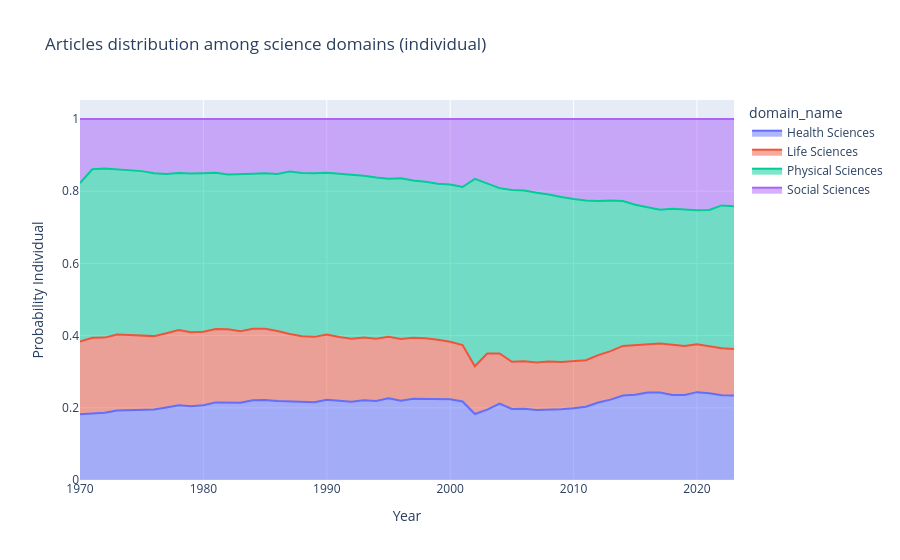

Notebook cell for this chart:
### Code cell
fig = px.area(
    (
        df_global_topics
        .groupby(["domain_name", "year"], as_index=False)
        .probability_individual
        .sum()
    ),
    x="year",
    y="probability_individual",
    color="domain_name",
    labels={"probability_individual": "Probability Individual", "year": "Year"},
    title="Articles distribution among science domains (individual)"
)
fig.show()
# fig.write_image("../images/articles_by_domains_dynamics.png",
#                 width=1200, height=600, scale=2)

### Figure 1 — Plotly figure (JSON) as saved in the notebook; plotly's stock layout.template omitted (floating-point values rounded to 4 significant figures)
{"data": [{"fillpattern": {"shape": ""}, "hovertemplate": "domain_name=Health Sciences<br>Year=%{x}<br>Probability Individual=%{y}<extra></extra>", "legendgroup": "Health Sciences", "line": {"color": "#636efa"}, "marker": {"symbol": "circle"}, "mode": "lines", "name": "Health Sciences", "orientation": "v", "showlegend": true, "stackgroup": "1", "x": [1970, 1971, 1972, 1973, 1974, 1975, 1976, 1977, 1978, 1979, 1980, 1981, 1982, 1983, 1984, 1985, 1986, 1987, 1988, 1989, 1990, 1991, 1992, 1993, 1994, 1995, 1996, 1997, 1998, 1999, 2000, 2001, 2002, 2003, 2004, 2005, 2006, 2007, 2008, 2009, 2010, 2011, 2012, 2013, 2014, 2015, 2016, 2017, 2018, 2019, 2020, 2021, 2022, 2023], "xaxis": "x", "y": [0.182, 0.1848, 0.1861, 0.1927, 0.1929, 0.1929, 0.195, 0.2006, 0.2067, 0.2044, 0.2069, 0.215, 0.2142, 0.2139, 0.2212, 0.2217, 0.2187, 0.2177, 0.2147, 0.2154, 0.2221, 0.2194, 0.2167, 0.2206, 0.2189, 0.2265, 0.2194, 0.2253, 0.2246, 0.2253, 0.2239, 0.2176, 0.1829, 0.1949, 0.2114, 0.1969, 0.1973, 0.1941, 0.1941, 0.196, 0.1987, 0.2028, 0.2145, 0.2227, 0.234, 0.2362, 0.2422, 0.2426, 0.2352, 0.2355, 0.2434, 0.2406, 0.2346, 0.2338], "yaxis": "y", "type": "scatter"}, {"fillpattern": {"shape": ""}, "hovertemplate": "domain_name=Life Sciences<br>Year=%{x}<br>Probability Individual=%{y}<extra></extra>", "legendgroup": "Life Sciences", "line": {"color": "#EF553B"}, "marker": {"symbol": "circle"}, "mode": "lines", "name": "Life Sciences", "orientation": "v", "showlegend": true, "stackgroup": "1", "x": [1970, 1971, 1972, 1973, 1974, 1975, 1976, 1977, 1978, 1979, 1980, 1981, 1982, 1983, 1984, 1985, 1986, 1987, 1988, 1989, 1990, 1991, 1992, 1993, 1994, 1995, 1996, 1997, 1998, 1999, 2000, 2001, 2002, 2003, 2004, 2005, 2006, 2007, 2008, 2009, 2010, 2011, 2012, 2013, 2014, 2015, 2016, 2017, 2018, 2019, 2020, 2021, 2022, 2023], "xaxis": "x", "y": [0.2015, 0.2091, 0.2083, 0.2106, 0.2088, 0.2067, 0.2035, 0.206, 0.2086, 0.2053, 0.2041, 0.2033, 0.2032, 0.1982, 0.1981, 0.1972, 0.1942, 0.1869, 0.1834, 0.1811, 0.1809, 0.1765, 0.1744, 0.1738, 0.1726, 0.1702, 0.1712, 0.1685, 0.1681, 0.1634, 0.1592, 0.1563, 0.1322, 0.1553, 0.1392, 0.1305, 0.1317, 0.1316, 0.1342, 0.131, 0.1315, 0.1288, 0.1314, 0.1342, 0.1375, 0.1375, 0.1358, 0.1357, 0.1395, 0.1358, 0.1325, 0.1301, 0.1303, 0.1291], "yaxis": "y", "type": "scatter"}, {"fillpattern": {"shape": ""}, "hovertemplate": "domain_name=Physical Sciences<br>Year=%{x}<br>Probability Individual=%{y}<extra></extra>", "legendgroup": "Physical Sciences", "line": {"color": "#00cc96"}, "marker": {"symbol": "circle"}, "mode": "lines", "name": "Physical Sciences", "orientation": "v", "showlegend": true, "stackgroup": "1", "x": [1970, 1971, 1972, 1973, 1974, 1975, 1976, 1977, 1978, 1979, 1980, 1981, 1982, 1983, 1984, 1985, 1986, 1987, 1988, 1989, 1990, 1991, 1992, 1993, 1994, 1995, 1996, 1997, 1998, 1999, 2000, 2001, 2002, 2003, 2004, 2005, 2006, 2007, 2008, 2009, 2010, 2011, 2012, 2013, 2014, 2015, 2016, 2017, 2018, 2019, 2020, 2021, 2022, 2023], "xaxis": "x", "y": [0.439, 0.4669, 0.4683, 0.4574, 0.4575, 0.456, 0.4515, 0.4409, 0.4351, 0.4393, 0.4387, 0.4325, 0.4291, 0.4347, 0.4292, 0.4308, 0.435, 0.4502, 0.4523, 0.4532, 0.4478, 0.4527, 0.4547, 0.4485, 0.4463, 0.4381, 0.4454, 0.436, 0.4333, 0.4318, 0.4354, 0.4377, 0.519, 0.4714, 0.458, 0.4759, 0.4732, 0.4701, 0.4627, 0.457, 0.4479, 0.4427, 0.427, 0.4173, 0.4013, 0.3887, 0.3782, 0.3703, 0.3766, 0.3775, 0.3715, 0.3773, 0.3957, 0.3951], "yaxis": "y", "type": "scatter"}, {"fillpattern": {"shape": ""}, "hovertemplate": "domain_name=Social Sciences<br>Year=%{x}<br>Probability Individual=%{y}<extra></extra>", "legendgroup": "Social Sciences", "line": {"color": "#ab63fa"}, "marker": {"symbol": "circle"}, "mode": "lines", "name": "Social Sciences", "orientation": "v", "showlegend": true, "stackgroup": "1", "x": [1970, 1971, 1972, 1973, 1974, 1975, 1976, 1977, 1978, 1979, 1980, 1981, 1982, 1983, 1984, 1985, 1986, 1987, 1988, 1989, 1990, 1991, 1992, 1993, 1994, 1995, 1996, 1997, 1998, 1999, 2000, 2001, 2002, 2003, 2004, 2005, 2006, 2007, 2008, 2009, 2010, 2011, 2012, 2013, 2014, 2015, 2016, 2017, 2018, 2019, 2020, 2021, 2022, 2023], "xaxis": "x", "y": [0.1774, 0.1392, 0.1374, 0.1393, 0.1408, 0.1444, 0.15, 0.1525, 0.1495, 0.1511, 0.1503, 0.1492, 0.1536, 0.1532, 0.1516, 0.1503, 0.152, 0.1452, 0.1497, 0.1503, 0.1492, 0.1514, 0.1541, 0.1571, 0.1622, 0.1652, 0.164, 0.1703, 0.174, 0.1795, 0.1814, 0.1883, 0.166, 0.1784, 0.1915, 0.1967, 0.1978, 0.2042, 0.2089, 0.216, 0.2219, 0.2257, 0.227, 0.2259, 0.2272, 0.2375, 0.2438, 0.2514, 0.2487, 0.2512, 0.2526, 0.252, 0.2394, 0.242], "yaxis": "y", "type": "scatter"}], "layout": {"xaxis": {"anchor": "y", "domain": [0.0, 1.0], "title": {"text": "Year"}}, "yaxis": {"anchor": "x", "domain": [0.0, 1.0], "title": {"text": "Probability Individual"}}, "legend": {"title": {"text": "domain_name"}, "tracegroupgap": 0}, "title": {"text": "Articles distribution among science domains (individual)"}}}
